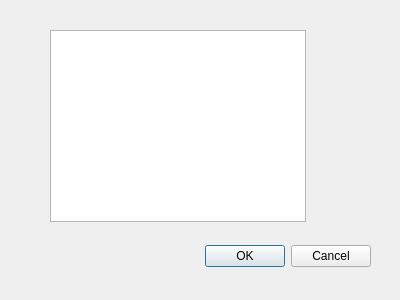
<?xml version="1.0" encoding="UTF-8"?>
<ui version="4.0">
 <class>Dialog</class>
 <widget class="QDialog" name="Dialog">
  <property name="geometry">
   <rect>
    <x>0</x>
    <y>0</y>
    <width>400</width>
    <height>300</height>
   </rect>
  </property>
  <property name="windowTitle">
   <string>Dialog</string>
  </property>
  <widget class="QDialogButtonBox" name="buttonBox">
   <property name="geometry">
    <rect>
     <x>30</x>
     <y>240</y>
     <width>341</width>
     <height>32</height>
    </rect>
   </property>
   <property name="orientation">
    <enum>Qt::Horizontal</enum>
   </property>
   <property name="standardButtons">
    <set>QDialogButtonBox::Cancel|QDialogButtonBox::Ok</set>
   </property>
  </widget>
  <widget class="QListWidget" name="listWidget">
   <property name="geometry">
    <rect>
     <x>50</x>
     <y>30</y>
     <width>256</width>
     <height>192</height>
    </rect>
   </property>
  </widget>
 </widget>
 <resources/>
 <connections>
  <connection>
   <sender>buttonBox</sender>
   <signal>accepted()</signal>
   <receiver>Dialog</receiver>
   <slot>accept()</slot>
   <hints>
    <hint type="sourcelabel">
     <x>248</x>
     <y>254</y>
    </hint>
    <hint type="destinationlabel">
     <x>157</x>
     <y>274</y>
    </hint>
   </hints>
  </connection>
  <connection>
   <sender>buttonBox</sender>
   <signal>rejected()</signal>
   <receiver>Dialog</receiver>
   <slot>reject()</slot>
   <hints>
    <hint type="sourcelabel">
     <x>316</x>
     <y>260</y>
    </hint>
    <hint type="destinationlabel">
     <x>286</x>
     <y>274</y>
    </hint>
   </hints>
  </connection>
 </connections>
</ui>
